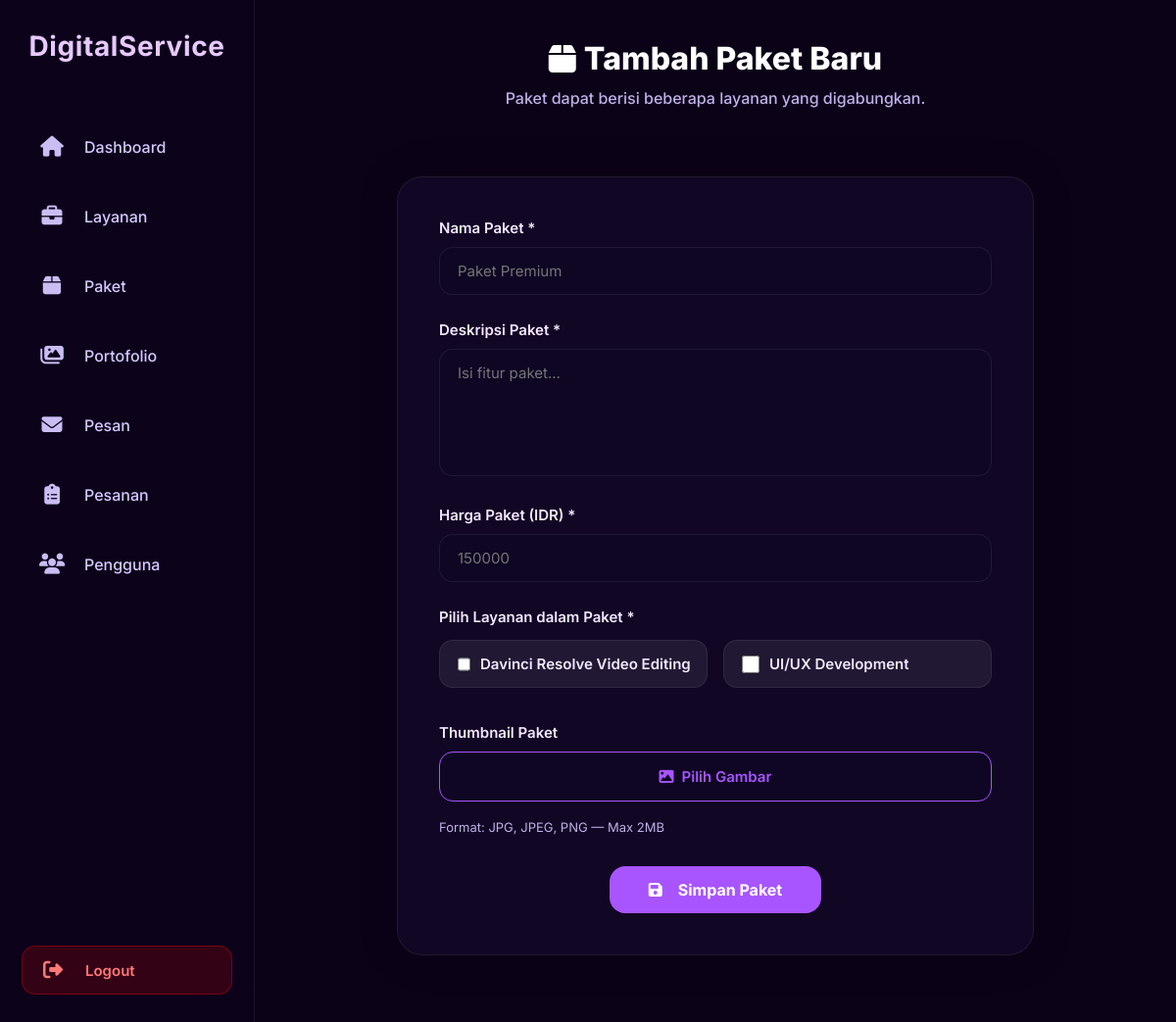
The app's page /digital_service/public/views/admin/pages/add_package.php (signed in) with its own data.
### tables this page shows
CREATE TABLE `services` (
  `id` int(10) UNSIGNED NOT NULL,
  `category_id` int(10) UNSIGNED DEFAULT NULL,
  `title` varchar(150) NOT NULL,
  `description` text NOT NULL,
  `base_price` int(10) UNSIGNED NOT NULL,
  `thumbnail` varchar(255) DEFAULT NULL,
  `is_active` tinyint(1) NOT NULL DEFAULT 1,
  `created_at` datetime NOT NULL DEFAULT current_timestamp()
);

### digital_service/config/app.php (called while the page is built, shortened)
<?php
$BASE_URL = "http://localhost/digital_service/";
?>

### digital_service/public/views/admin/pages/add_package.php (the view, shortened to what this page needs)
<?php
require_once __DIR__ . "/../../../../config/db.php";
require_once __DIR__ . "/../../../../config/app.php";
$services = [];
$q = $conn->query("SELECT id, title FROM services ORDER BY title ASC");
if ($q) {
    while ($row = $q->fetch_assoc()) {
        $services[] = $row;
    }
}
?>
<!DOCTYPE html>
<html lang="id">
<head>
    <link rel="stylesheet" href="<?= $BASE_URL ?>public/assets/styles/admin/sidebar.css">
    <link rel="stylesheet" href="<?= $BASE_URL ?>public/assets/styles/admin/dashboard.css">
    <link rel="stylesheet" href="<?= $BASE_URL ?>public/assets/styles/admin/package_add.css">
    <link rel="stylesheet" href="https://cdnjs.cloudflare.com/ajax/libs/font-awesome/6.5.0/css/all.min.css">
</head>
<body>
    <div class="admin-layout">
        <?php include __DIR__ . "/../layout/sidebar.php"; ?>
        <main class="admin-content">
            <div class="page-header">
                <h1><i class="fa-solid fa-box"></i> Tambah Paket Baru</h1>
                <p class="subtitle">Paket dapat berisi beberapa layanan yang digabungkan.</p>
            </div>
            <div class="form-container">
                <form action="<?= $BASE_URL ?>public/views/admin/actions/package_create.php" method="POST" enctype="multipart/form-data">
                    <div class="form-group">
                        <label for="name">Nama Paket *</label>
                        <input type="text" name="name" id="name" placeholder="Paket Premium" required>
                    </div>
                    <div class="form-group">
                        <label for="description">Deskripsi Paket *</label>
                        <textarea name="description" id="description" rows="4" placeholder="Isi fitur paket..." required></textarea>
                    </div>
                    <div class="form-group">
                        <label for="price">Harga Paket (IDR) *</label>
                        <input type="number" name="price" id="price" placeholder="150000" required>
                    </div>
                    <div class="form-group">
                        <label>Pilih Layanan dalam Paket *</label>
                        <div class="checkbox-list">
                            <?php foreach ($services as $svc): ?>
                                <label class="checkbox-item">
                                    <input type="checkbox" name="services[]" value="<?= $svc['id'] ?>">
                                    <span><?= htmlspecialchars($svc['title']) ?></span>
                                </label>
                            <?php endforeach; ?>
                        </div>
                    </div>
                    <div class="form-group">
                        <label for="thumbnail">Thumbnail Paket</label>
                        <div class="upload-box">
                            <label for="thumbnail" class="upload-label">
                                <i class="fa-solid fa-image"></i>Pilih Gambar
                            </label>
                            <span class="upload-info">Format: JPG, JPEG, PNG — Max 2MB</span>
                        </div>
                    </div>
                    <div class="form-actions">
                        <button type="submit" class="btn-primary">
                            <i class="fa-solid fa-save"></i> Simpan Paket
                        </button>
                    </div>
                </form>
            </div>
        </main>
    </div>
</body>
</html>

### digital_service/public/assets/styles/components/sidebar.css (style rules this page uses)
* { margin: 0; padding: 0; box-sizing: border-box; font-family: "Inter", sans-serif }

### digital_service/public/assets/styles/admin/dashboard.css (style rules this page uses)
* { margin: 0; padding: 0; box-sizing: border-box; font-family: "Inter", sans-serif; }
:root { --bg: #070615; --bg-soft: #0d0b20; --bg-elevated: #14122b; --accent: #8a63ff; --accent-soft: #d0c6ff; --accent-hover: #a98cff; --text: #ffffff; --text-dim: #c7c2e0; --border: #2d2942; }
html, body { width: 100%; min-height: 100vh; overflow-x: hidden; overflow-y: auto; background: #0b0218; color: var(--text); }
.admin-layout { display: flex; width: 100%; min-height: 100vh; }
.btn-primary, .btn-outline { padding: 11px 22px; font-size: 15px; font-weight: 600; border-radius: 14px; display: inline-flex; align-items: center; gap: 8px; transition: .22s ease; border: none; }
.btn-primary { background: linear-gradient(145deg, var(--accent), #6c4de0); color: #fff; }
.subtitle { font-size: 15px; color: var(--text-dim); }

### digital_service/public/assets/styles/admin/package_add.css (style rules this page uses)
:root { --bg-main: #0b0218; --bg-elevated: #110724; --border: rgba(255,255,255,0.07); --text: #f3e8ff; --text-dim: #c0b0e8; --accent: #a855ff; --accent-hover: #bb79ff; --danger: #ff4d4d; }
.admin-content { flex: 1; height: 100vh; overflow-y: auto; padding: 40px 55px 70px; display: flex; flex-direction: column; gap: 30px; align-items: center; }
.page-header { text-align: center; display: flex; flex-direction: column; align-items: center; margin-bottom: 38px; }
.page-header h1 { display: flex; align-items: center; justify-content: center; gap: 8px; font-size: 32px; font-weight: 800; color: #fff; margin-bottom: 10px; }
.page-header .subtitle { color: var(--text-dim); font-size: 16px; font-weight: 500; max-width: 520px; line-height: 1.45; }
.form-container { background: var(--bg-elevated); padding: 42px; border-radius: 26px; border: 1px solid var(--border); width: 70%; min-width: 650px; box-shadow: 0 0 40px rgba(0,0,0,0.2); }
.form-group { margin-bottom: 26px; width: 100%; }
label { font-size: 15px; font-weight: 600; margin-bottom: 10px; display: block; }
input, textarea { width: 100%; background: #0f0624; border: 1px solid var(--border); color: var(--text); font-size: 15px; padding: 14px 18px; border-radius: 14px; transition: .25s ease; }
textarea { height: 130px; resize: none; }
.checkbox-list { display: grid; grid-template-columns: repeat(auto-fit, minmax(220px, 1fr)); gap: 16px; margin-top: 14px; }
.checkbox-item { background: rgba(255,255,255,0.07); border: 1px solid var(--border); border-radius: 14px; padding: 14px 18px; display: flex; align-items: center; gap: 10px; cursor: pointer; color: var(--text); font-size: 15px; transition: .25s ease; }
.checkbox-item input { width: 18px; height: 18px; accent-color: var(--accent); cursor: pointer; }
.checkbox-item span { flex: 1; white-space: nowrap; }
.upload-box { display: flex; flex-direction: column; width: 100%; }
.upload-label { background: #0f0624; border: 1px solid var(--accent); padding: 15px; border-radius: 14px; font-size: 15px; text-align: center; color: var(--accent); cursor: pointer; font-weight: 600; transition: .25s ease; }
.upload-label i { margin-right: 8px; }
.upload-info { margin-top: 8px; font-size: 13px; color: var(--text-dim); }
.form-actions { display: flex; justify-content: center; margin-top: 32px; }
.btn-primary { background: var(--accent); color: #fff; border: none; font-size: 16px; padding: 14px 40px; font-weight: 700; border-radius: 16px; cursor: pointer; transition: .25s ease; }
.btn-primary i { margin-right: 8px; }
input[type=number] { -moz-appearance: textfield; appearance: textfield; }

### records on screen
services: title "Davinci Resolve Video Editing"
services: title "UI/UX Development"
